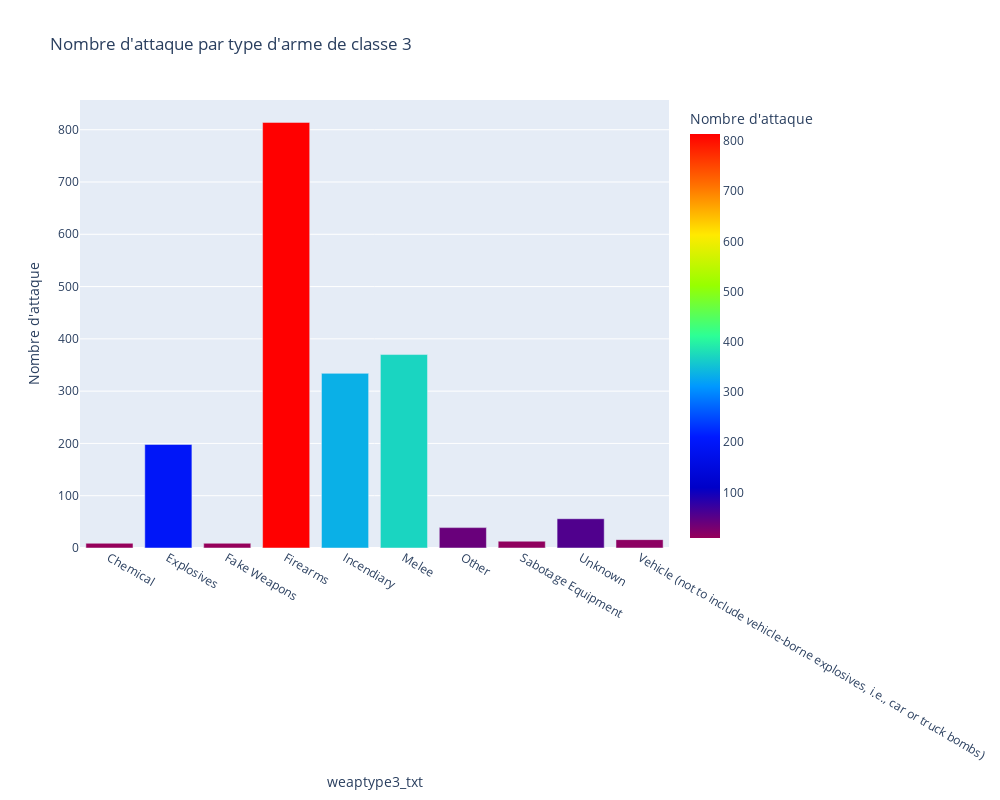

Notebook cell for this chart:
### Code cell
counts3 = cleaned_data.groupby(['weaptype3_txt']).size().reset_index(name="Nombre d'attaque")
counts3 = supprimer_valeurs(counts3,"weaptype3_txt", ["''"])
fig = px.bar(counts3, x= "weaptype3_txt", y="Nombre d'attaque", height=800, width=1000,color="Nombre d'attaque",color_continuous_scale=px.colors.sequential.Rainbow, orientation='v', title="Nombre d'attaque par type d'arme de classe 3")
fig.show()

### Figure 1 — Plotly figure (JSON) as saved in the notebook; plotly's stock layout.template omitted (floating-point values rounded to 4 significant figures)
{"data": [{"alignmentgroup": "True", "hovertemplate": "weaptype3_txt=%{x}<br>Nombre d'attaque=%{marker.color}<extra></extra>", "legendgroup": "", "marker": {"color": [9, 198, 9, 814, 334, 370, 39, 13, 56, 16], "coloraxis": "coloraxis", "pattern": {"shape": ""}}, "name": "", "offsetgroup": "", "orientation": "v", "showlegend": false, "textposition": "auto", "type": "bar", "x": ["Chemical", "Explosives", "Fake Weapons", "Firearms", "Incendiary", "Melee", "Other", "Sabotage Equipment", "Unknown", "Vehicle (not to include vehicle-borne explosives, i.e., car or truck bombs)"], "xaxis": "x", "y": [9, 198, 9, 814, 334, 370, 39, 13, 56, 16], "yaxis": "y"}], "layout": {"barmode": "relative", "coloraxis": {"colorbar": {"title": {"text": "Nombre d'attaque"}}, "colorscale": [[0, "rgb(150,0,90)"], [0.125, "rgb(0,0,200)"], [0.25, "rgb(0,25,255)"], [0.375, "rgb(0,152,255)"], [0.5, "rgb(44,255,150)"], [0.625, "rgb(151,255,0)"], [0.75, "rgb(255,234,0)"], [0.875, "rgb(255,111,0)"], [1, "rgb(255,0,0)"]]}, "height": 800, "legend": {"tracegroupgap": 0}, "title": {"text": "Nombre d'attaque par type d'arme de classe 3"}, "width": 1000, "xaxis": {"anchor": "y", "domain": [0, 1], "title": {"text": "weaptype3_txt"}}, "yaxis": {"anchor": "x", "domain": [0, 1], "title": {"text": "Nombre d'attaque"}}}}
